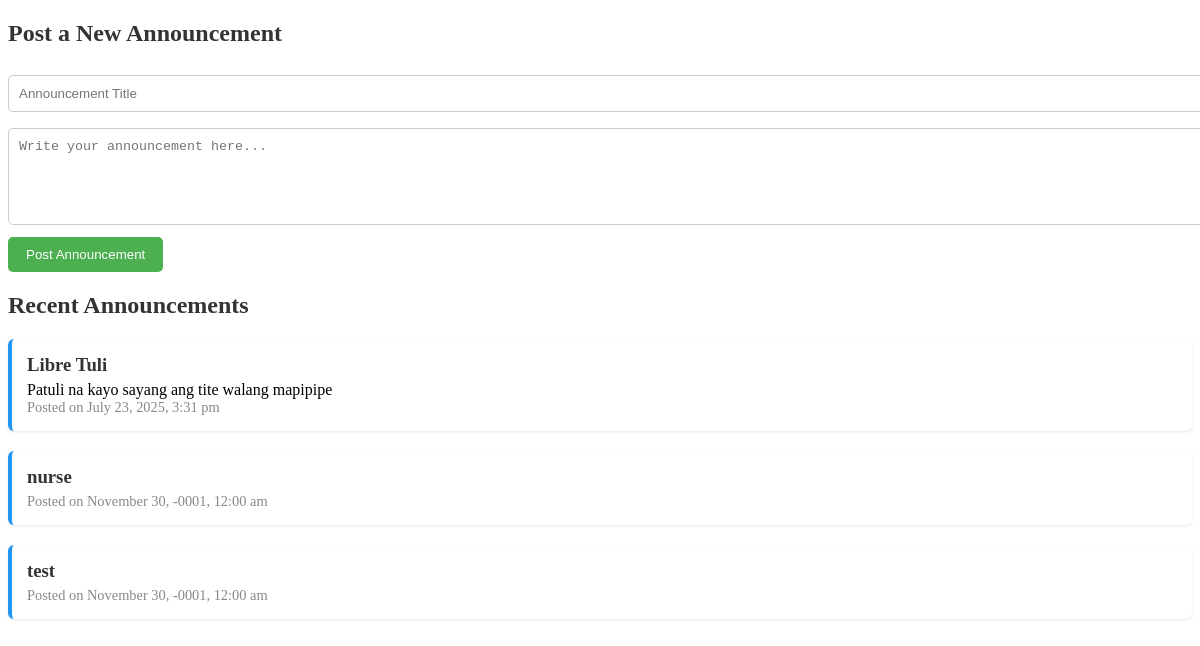
Screenshot of /data/announcements.php with the database file from the repository.
### tables this page shows
CREATE TABLE `announcements` (
    `id` int(11) NOT NULL,
    `title` varchar(225) NOT NULL,
    `content` text NOT NULL,
    `date_posted` datetime NOT NULL DEFAULT current_timestamp()
  );

### data/announcements.php (the view, shortened to what this page needs)
<?php
$conn = new mysqli("localhost", "root", "", "brg-pulo");
$result = $conn->query("SELECT * FROM announcements ORDER BY date_posted DESC");
?>
<!DOCTYPE html>
<html lang="en">
<head>
</head>
<body>
<h2>Post a New Announcement</h2>
<form method="POST" action="">
    <input type="text" name="title" placeholder="Announcement Title" required>
    <textarea name="content" rows="5" placeholder="Write your announcement here..." required></textarea>
    <button type="submit">Post Announcement</button>
</form>
<h2>Recent Announcements</h2>
<?php while ($row = $result->fetch_assoc()): ?>
    <div class="announcement">
        <h3><?= htmlspecialchars($row['title']) ?></h3>
        <p><?= nl2br(htmlspecialchars($row['content'])) ?></p>
        <div class="date">Posted on <?= date("F j, Y, g:i a", strtotime($row['date_posted'])) ?></div>
    </div>
<?php endwhile; ?>
</body>
</html>

### data/announcements.php (style rules this page uses)
h2 { color: #333; }
input[type="text"], textarea { width: 100%; padding: 10px; margin: 8px 0; border-radius: 5px; border: 1px solid #ccc; }
button { background-color: #4CAF50; color: white; padding: 10px 18px; border: none; border-radius: 5px; cursor: pointer; }
.announcement { background: #fff; padding: 15px; margin-bottom: 20px; border-left: 4px solid #2196F3; box-shadow: 0 1px 3px rgba(0,0,0,0.1); border-radius: 6px; }
.announcement h3 { margin: 0; color: #333; }
.announcement p { margin: 5px 0 0; }
.date { font-size: 0.9em; color: #888; }

### rows the page displays
announcements: title "Libre Tuli", content "Patuli na kayo sayang ang tite walang mapipipe", date_posted "July 23, 2025, 3:31 pm"
announcements: title "nurse", date_posted "November 30, -0001, 12:00 am"
announcements: title "test", date_posted "November 30, -0001, 12:00 am"
